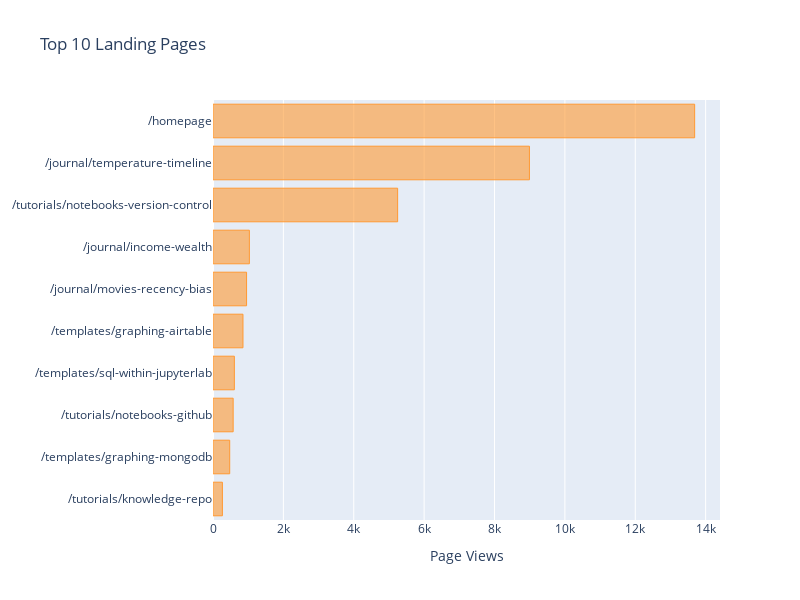
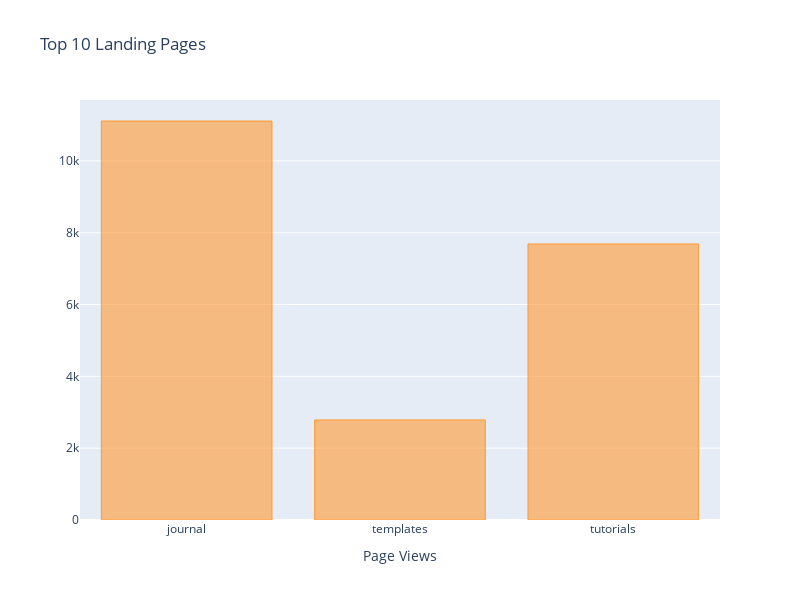

The code cell stored with these charts, in order, in its notebook:
### Code cell
temp_df = df.groupby(['Landing Page'],as_index=True)['Page Views'].mean().sort_values(ascending=False).head(10)


fig = temp_df.sort_values().\
    iplot(asFigure=True,
          kind = 'barh',
         layout=layout)
    
fig.update_layout(
    margin=dict(l=200),
)

fig.show()

df['Landing Page'] = df['Landing Page'].str.rsplit('/',expand=True)[1]
df = df.iloc[1:]
df = pd.DataFrame(df.groupby(['Landing Page'],as_index=True)['Page Views'].sum())
df.iplot(asFigure=True,layout=layout, kind='bar')

### Figure 1 — Plotly figure (JSON) as saved in the notebook; plotly's stock layout.template omitted (floating-point values rounded to 4 significant figures)
{"data": [{"marker": {"color": "rgba(255, 153, 51, 0.6)", "line": {"color": "rgba(255, 153, 51, 1.0)", "width": 1}}, "name": "Page Views", "orientation": "h", "text": "", "type": "bar", "x": [267, 475, 573, 607, 852, 954, 1034, 5247, 8993, 13688], "y": ["/tutorials/knowledge-repo", "/templates/graphing-mongodb", "/tutorials/notebooks-github", "/templates/sql-within-jupyterlab", "/templates/graphing-airtable", "/journal/movies-recency-bias", "/journal/income-wealth", "/tutorials/notebooks-version-control", "/journal/temperature-timeline", "/homepage"]}], "layout": {"height": 600, "margin": {"l": 200}, "title": {"text": "Top 10 Landing Pages"}, "width": 800, "xaxis": {"autorange": true, "range": [0, 14410.0], "title": {"text": "Page Views"}, "type": "linear"}, "yaxis": {"autorange": true, "range": [-0.5, 9.5], "type": "category"}}}

### Figure 2 — Plotly figure (JSON) as saved in the notebook; plotly's stock layout.template omitted (floating-point values rounded to 4 significant figures)
{"data": [{"marker": {"color": "rgba(255, 153, 51, 0.6)", "line": {"color": "rgba(255, 153, 51, 1.0)", "width": 1}}, "name": "Page Views", "orientation": "v", "text": "", "type": "bar", "x": ["journal", "templates", "tutorials"], "y": [11112, 2787, 7687]}], "layout": {"height": 600, "title": {"text": "Top 10 Landing Pages"}, "width": 800, "xaxis": {"autorange": true, "range": [-0.5, 2.5], "title": {"text": "Page Views"}, "type": "category"}, "yaxis": {"autorange": true, "range": [0, 11700.0], "type": "linear"}}}
